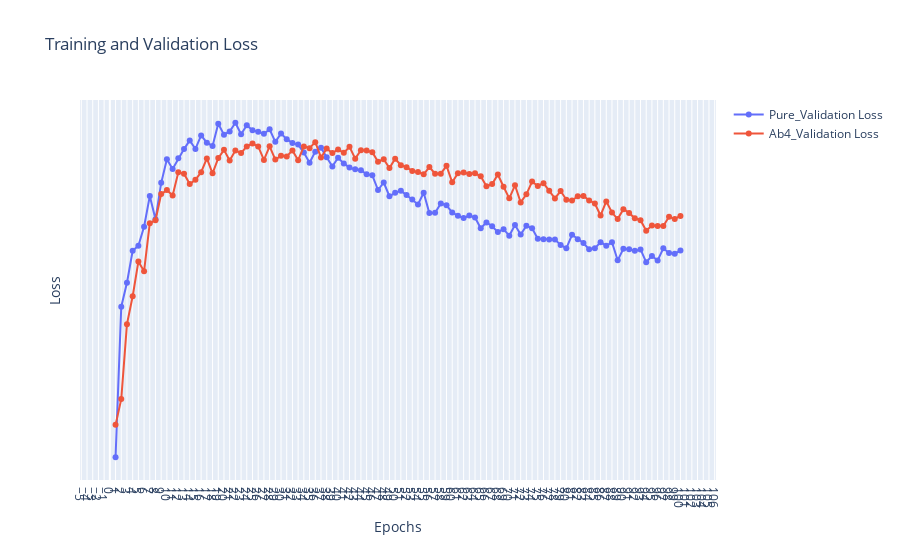

This figure's notebook cell:
### Code cell
import plotly.graph_objects as go

# Create the interactive plot
fig = go.Figure()
for exps in auroc_data.keys():
    # plt.plot(epochs, loss_data[exps][0], label=exps + 'Train Loss', marker='o')
    # plt.plot(epochs, loss_data[exps][1], label=exps + 'Validation Loss', marker='o')
    # fig.add_trace(go.Scatter(x=epochs, y=auroc_data[exps][0], mode='lines+markers', name=exps + '_Train Loss'))
    fig.add_trace(go.Scatter(x=epochs, y=auroc_data[exps], mode='lines+markers', name=exps + '_Validation Loss'))
# fig.add_trace(go.Scatter(x=epochs, y=train_loss, mode='lines+markers', name='Train Loss'))
# fig.add_trace(go.Scatter(x=epochs, y=val_loss, mode='lines+markers', name='Validation Loss'))

fig.update_layout(
    title='Training and Validation Loss',
    xaxis_title='Epochs',
    yaxis_title='Loss',
    xaxis=dict(tickmode='linear'),
    yaxis=dict(tickmode='linear'),
    # legend=dict(x=0, y=1),
    # grid=dict(),
)

fig.show()
